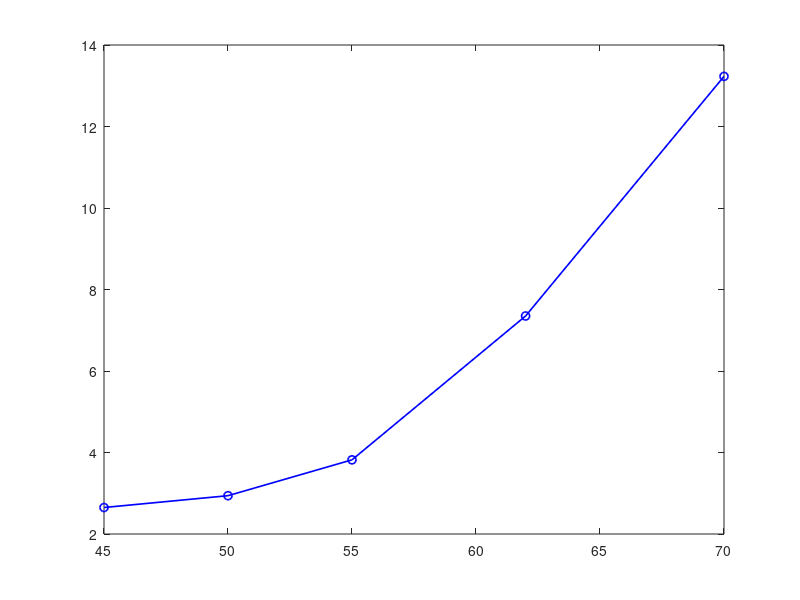

This chart was generated by the following MATLAB code: (Note: this script raises an error after producing the figure.)
function [] = plot_empirical_rule()

% Our points found by the empirical rule of the J-shape (fixing the initial
% horizontal velocity to V0 = 6 m/s
empirical_data(1,:) = [70,13.23];
empirical_data(2,:) = [62,7.35];
empirical_data(3,:) = [55,3.82];
empirical_data(4,:) = [50,2.94];
empirical_data(5,:) = [45,2.65];


f1 = figure(1);
plot(empirical_data(:,1),empirical_data(:,2),'bo-','LineWidth',1.2);
ax = gca;
ax.FontSize = 25;
xlabel('Angle of attack [deg]');
ylabel('Spring constant k [kN/m]');
title('Empirical Rule (V_0 = 6 m/s)');

set(f1,'Position',[0 0 800 980]);
saveas(f1,'Empirical_rule.png');

end